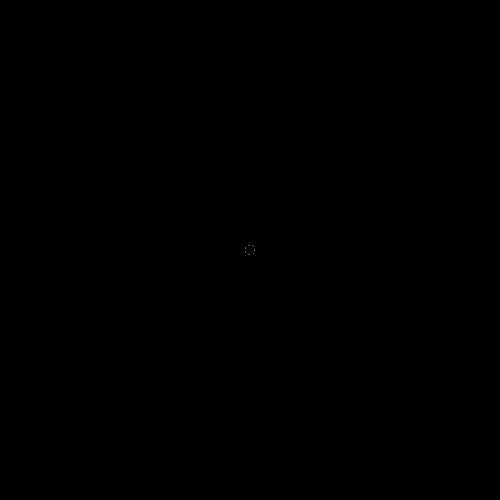
Frame 1 (no input)
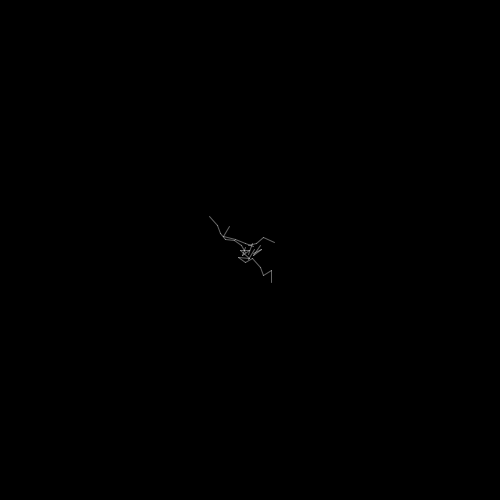
Frame 60 (the mouse pressed at the canvas centre just before this capture)
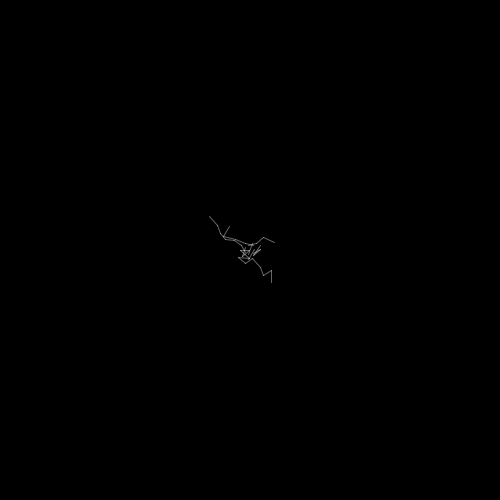
Frame 120 (the mouse held since frame 60 and released just before this capture)

The Processing sketch that drew these frames (run headless with seeded random() and noise(); from frame 60 on, the mouse is pressed at the canvas centre):

// Processing sketch: processing_16848
// ── processing_16848.pde

branche[] branches;
float[] distance;
 
void setup(){
  size(500,500);
  float[] _distance = {6,12};
  distance = _distance;
  background(0);fill(255);
  stroke(255,100);
  branches = new branche[0];
  smooth();
  int n=7;
  for(int a=0;a<7;a++){
    float an = (TWO_PI/7)*a;
    new branche(width/2+cos(an)*5,height/2+sin(an)*5);
  }
}

void draw(){
  background(0);
  for(int a=0;a<branches.length;a++){
    branches[a].calcule();
  }
  for(int a=0;a<branches.length;a++){
    branches[a].dessine();
  }
}

class branche{
  float x, y, di;int togo;float misanthropie=0.5;
  branche avant;boolean orphan=false;
  branche(float _x, float _y){
    orphan = true; 
    x = _x;y=_y;
    togo=0;
    branches = (branche[]) append(branches, this);
    new branche(this);
  }
  branche(branche b){
    togo=1;
    avant = b;di=random(distance[0],distance[1]);
    x=b.x+random(-0.01,0.01); y=b.y+random(-0.01,0.01);
    branches = (branche[]) append(branches, this);
  }
  void calcule(){
    misanthropie=constrain(misanthropie+0.01, 0,distance[1]);
    float an=atan2(y-height/2, x-width/2);
    x+=cos(an-PI*0.8)*0.001;y+=cos(an-PI*0.8)*0.001;
    if(orphan){
     /* if(branches.length<40){
        new branche(this);
      } */
    } else {
      float otherx = avant.x;float othery=avant.y;
      float dii = dist(otherx,othery,x,y);
      if(dii<di){ 
        x = x+(x-otherx)*1.001;y = y+(y-othery)*1.001;
        //line(x,y,otherx,othery);
      } else {
        if(dii>distance[1]){ 
          x = otherx+((x-otherx)/dii)*distance[1];y = othery+((y-othery)/dii)*distance[1];
        } else {
        
        if(togo>0 && branches.length<900){
          togo--;new branche(this);
        }
        }
      }
      for(int a=0;a<branches.length;a++){
        branche b = branches[a];
        if(b!=this){
          float dis = dist(x,y,b.x, b.y);
          if(dis<misanthropie){
            x= x+((x-b.x)/dis)*misanthropie;
            y = y+((y-b.y)/dis)*misanthropie; 
          }
        }
      }
      
    }
  }
  void dessine(){
    if(!orphan){
      line(x,y,avant.x, avant.y);
    }
  // ellipse(x,y,2,2);
  }
}
